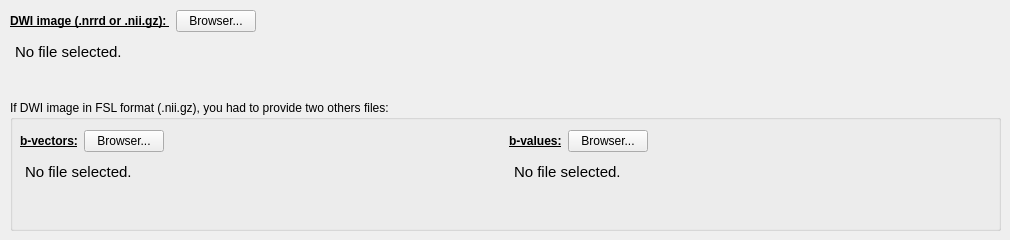
            <widget class="QWidget" name="tab_28">
             <attribute name="title">
              <string>Path to your data</string>
             </attribute>
             <widget class="QWidget" name="layoutWidget">
              <property name="geometry">
               <rect>
                <x>10</x>
                <y>10</y>
                <width>991</width>
                <height>105</height>
               </rect>
              </property>
              <layout class="QVBoxLayout" name="verticalLayout">
               <item>
                <layout class="QHBoxLayout" name="horizontalLayout_27">
                 <item>
                  <widget class="QLabel" name="label_19">
                   <property name="font">
                    <font>
                     <weight>75</weight>
                     <bold>true</bold>
                     <underline>true</underline>
                    </font>
                   </property>
                   <property name="text">
                    <string>DWI image (.nrrd or .nii.gz): </string>
                   </property>
                  </widget>
                 </item>
                 <item>
                  <widget class="QPushButton" name="DWI_DATA_pushButton">
                   <property name="text">
                    <string>Browser...</string>
                   </property>
                   <property name="autoDefault">
                    <bool>false</bool>
                   </property>
                   <property name="flat">
                    <bool>false</bool>
                   </property>
                  </widget>
                 </item>
                 <item>
                  <spacer name="horizontalSpacer_16">
                   <property name="orientation">
                    <enum>Qt::Horizontal</enum>
                   </property>
                   <property name="sizeHint" stdset="0">
                    <size>
                     <width>40</width>
                     <height>20</height>
                    </size>
                   </property>
                  </spacer>
                 </item>
                </layout>
               </item>
               <item>
                <widget class="QTextEdit" name="DWI_DATA_textEdit">
                 <property name="styleSheet">
                  <string notr="true">QTextEdit {
	background-color : transparent
}</string>
                 </property>
                 <property name="readOnly">
                  <bool>true</bool>
                 </property>
                 <property name="html">
                  <string>&lt;!DOCTYPE HTML PUBLIC &quot;-//W3C//DTD HTML 4.0//EN&quot; &quot;http://www.w3.org/TR/REC-html40/strict.dtd&quot;&gt;
&lt;html&gt;&lt;head&gt;&lt;meta name=&quot;qrichtext&quot; content=&quot;1&quot; /&gt;&lt;style type=&quot;text/css&quot;&gt;
p, li { white-space: pre-wrap; }
&lt;/style&gt;&lt;/head&gt;&lt;body style=&quot; font-family:'Ubuntu'; font-size:11pt; font-weight:400; font-style:normal;&quot;&gt;
&lt;p style=&quot; margin-top:0px; margin-bottom:0px; margin-left:0px; margin-right:0px; -qt-block-indent:0; text-indent:0px;&quot;&gt;No file selected.&lt;/p&gt;&lt;/body&gt;&lt;/html&gt;</string>
                 </property>
                </widget>
               </item>
              </layout>
             </widget>
             <widget class="QGroupBox" name="groupBox_13">
              <property name="geometry">
               <rect>
                <x>10</x>
                <y>100</y>
                <width>991</width>
                <height>131</height>
               </rect>
              </property>
              <property name="title">
               <string>If DWI image in FSL format (.nii.gz), you had to provide two others files: </string>
              </property>
              <widget class="QWidget" name="layoutWidget">
               <property name="geometry">
                <rect>
                 <x>10</x>
                 <y>30</y>
                 <width>971</width>
                 <height>105</height>
                </rect>
               </property>
               <layout class="QGridLayout" name="gridLayout_8">
                <item row="0" column="0">
                 <layout class="QHBoxLayout" name="horizontalLayout_67">
                  <item>
                   <widget class="QLabel" name="label_18">
                    <property name="font">
                     <font>
                      <weight>75</weight>
                      <bold>true</bold>
                      <underline>true</underline>
                     </font>
                    </property>
                    <property name="text">
                     <string>b-vectors:</string>
                    </property>
                   </widget>
                  </item>
                  <item>
                   <widget class="QPushButton" name="DWI_DATA_bvecs_pushButton">
                    <property name="text">
                     <string>Browser...</string>
                    </property>
                   </widget>
                  </item>
                  <item>
                   <spacer name="horizontalSpacer_12">
                    <property name="orientation">
                     <enum>Qt::Horizontal</enum>
                    </property>
                    <property name="sizeHint" stdset="0">
                     <size>
                      <width>40</width>
                      <height>20</height>
                     </size>
                    </property>
                   </spacer>
                  </item>
                 </layout>
                </item>
                <item row="0" column="1">
                 <layout class="QHBoxLayout" name="horizontalLayout_73">
                  <item>
                   <widget class="QLabel" name="label_37">
                    <property name="font">
                     <font>
                      <weight>75</weight>
                      <bold>true</bold>
                      <underline>true</underline>
                     </font>
                    </property>
                    <property name="text">
                     <string>b-values:</string>
                    </property>
                   </widget>
                  </item>
                  <item>
                   <widget class="QPushButton" name="DWI_DATA_bvals_pushButton">
                    <property name="text">
                     <string>Browser...</string>
                    </property>
                   </widget>
                  </item>
                  <item>
                   <spacer name="horizontalSpacer_52">
                    <property name="orientation">
                     <enum>Qt::Horizontal</enum>
                    </property>
                    <property name="sizeHint" stdset="0">
                     <size>
                      <width>40</width>
                      <height>20</height>
                     </size>
                    </property>
                   </spacer>
                  </item>
                 </layout>
                </item>
                <item row="1" column="0">
                 <widget class="QTextEdit" name="DWI_DATA_bvecs_textEdit">
                  <property name="styleSheet">
                   <string notr="true">QTextEdit {
	background-color : transparent
}</string>
                  </property>
                  <property name="readOnly">
                   <bool>true</bool>
                  </property>
                  <property name="html">
                   <string>&lt;!DOCTYPE HTML PUBLIC &quot;-//W3C//DTD HTML 4.0//EN&quot; &quot;http://www.w3.org/TR/REC-html40/strict.dtd&quot;&gt;
&lt;html&gt;&lt;head&gt;&lt;meta name=&quot;qrichtext&quot; content=&quot;1&quot; /&gt;&lt;style type=&quot;text/css&quot;&gt;
p, li { white-space: pre-wrap; }
&lt;/style&gt;&lt;/head&gt;&lt;body style=&quot; font-family:'Ubuntu'; font-size:11pt; font-weight:400; font-style:normal;&quot;&gt;
&lt;p style=&quot; margin-top:0px; margin-bottom:0px; margin-left:0px; margin-right:0px; -qt-block-indent:0; text-indent:0px;&quot;&gt;No file selected.&lt;/p&gt;&lt;/body&gt;&lt;/html&gt;</string>
                  </property>
                 </widget>
                </item>
                <item row="1" column="1">
                 <widget class="QTextEdit" name="DWI_DATA_bvals_textEdit">
                  <property name="styleSheet">
                   <string notr="true">QTextEdit {
	background-color : transparent
}</string>
                  </property>
                  <property name="readOnly">
                   <bool>true</bool>
                  </property>
                  <property name="html">
                   <string>&lt;!DOCTYPE HTML PUBLIC &quot;-//W3C//DTD HTML 4.0//EN&quot; &quot;http://www.w3.org/TR/REC-html40/strict.dtd&quot;&gt;
&lt;html&gt;&lt;head&gt;&lt;meta name=&quot;qrichtext&quot; content=&quot;1&quot; /&gt;&lt;style type=&quot;text/css&quot;&gt;
p, li { white-space: pre-wrap; }
&lt;/style&gt;&lt;/head&gt;&lt;body style=&quot; font-family:'Ubuntu'; font-size:11pt; font-weight:400; font-style:normal;&quot;&gt;
&lt;p style=&quot; margin-top:0px; margin-bottom:0px; margin-left:0px; margin-right:0px; -qt-block-indent:0; text-indent:0px;&quot;&gt;No file selected.&lt;/p&gt;&lt;/body&gt;&lt;/html&gt;</string>
                  </property>
                 </widget>
                </item>
               </layout>
              </widget>
             </widget>
            </widget>
